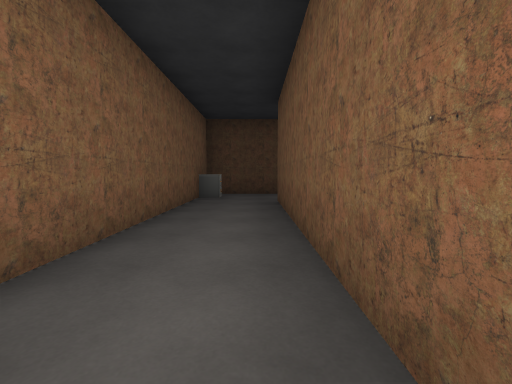
View 1 (above)

24 first-person views from a walk through a 3-D level made in the Unity game engine. The camera is 1.3 m above the floor, tilts 4° down and sees 85° across. The floor is counted in squares, 2 m on a side. Each view is taken from the middle of a square. On the plan, view 1 faces up. The plan holds only what a view shows up to about 9 squares ahead; the rest is blank. The place goes on beyond the plan. The player character is not drawn. Some surface patterns are stand-ins.

View 2
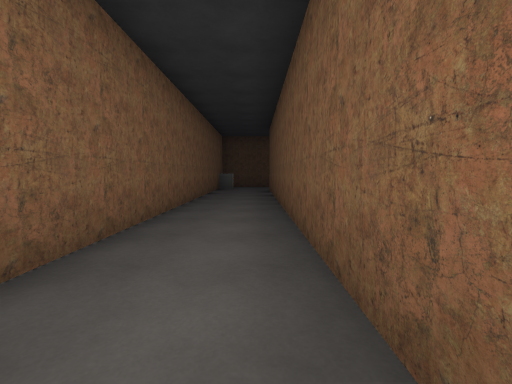

View 3
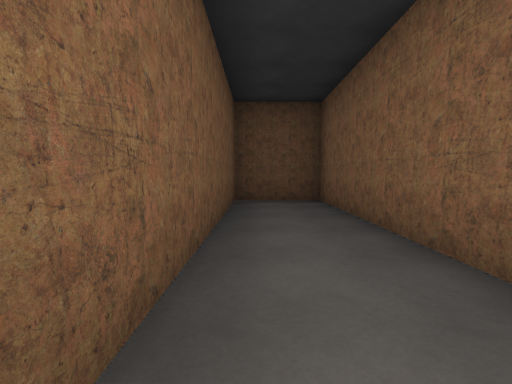

View 4
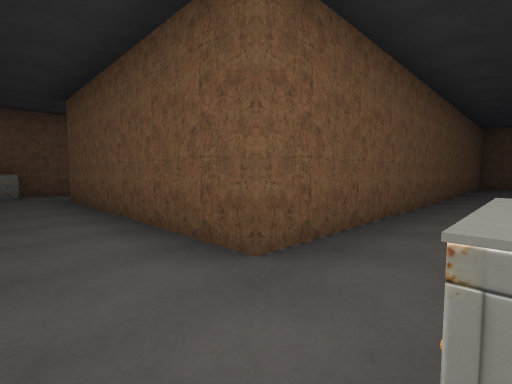

View 5
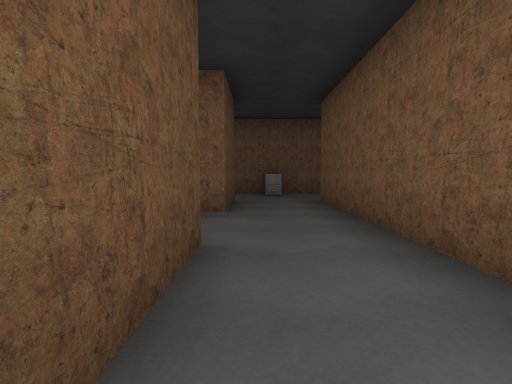

View 6
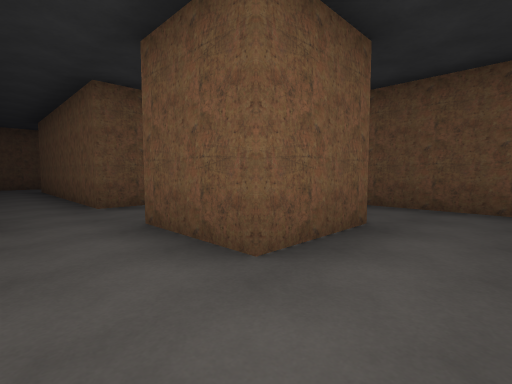

View 7
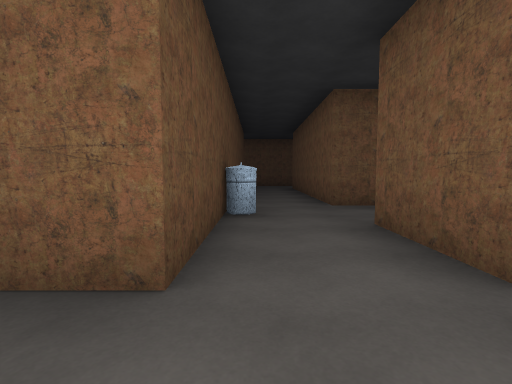

View 8
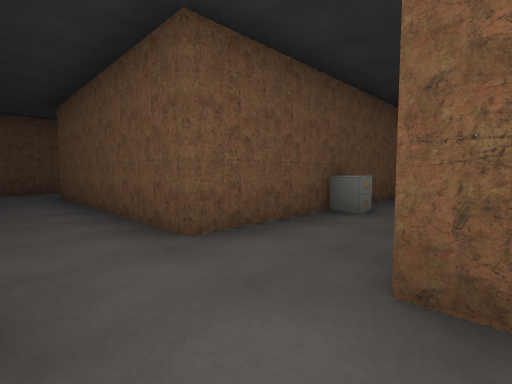

View 9
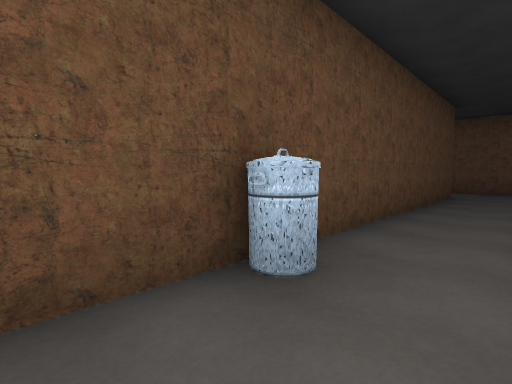

View 10
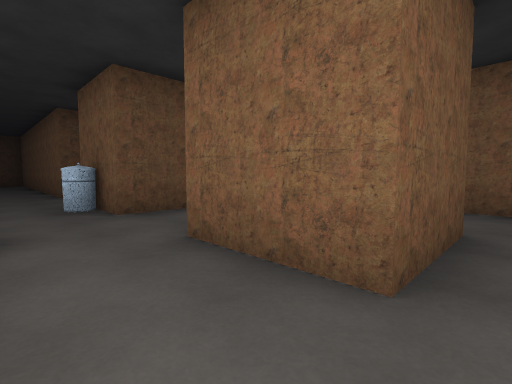

View 11
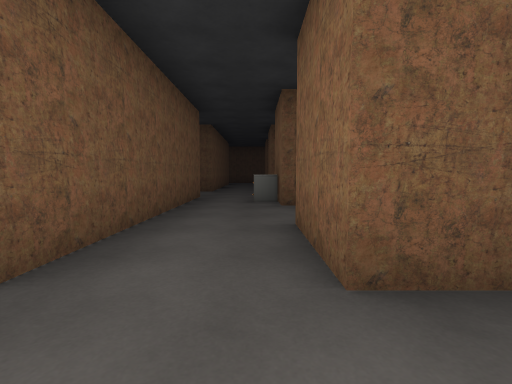

View 12
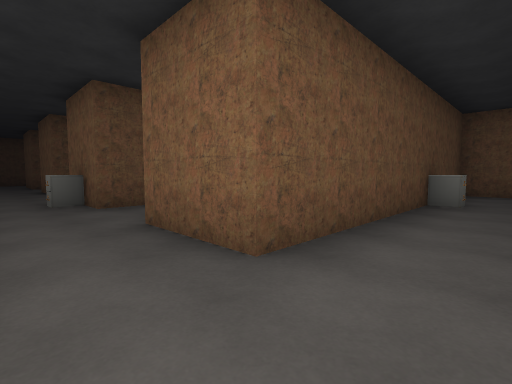

View 13
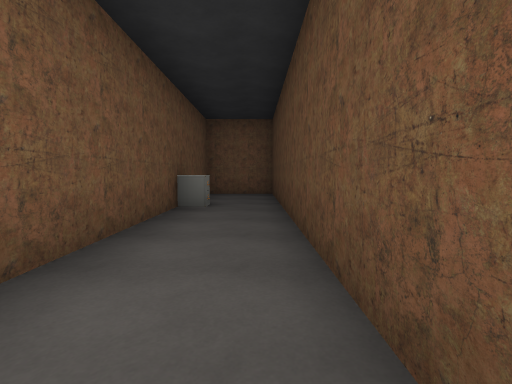

View 14
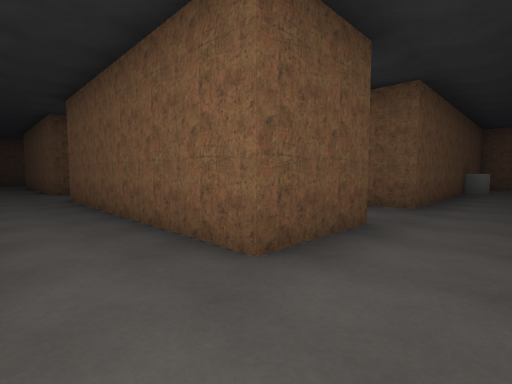

View 15
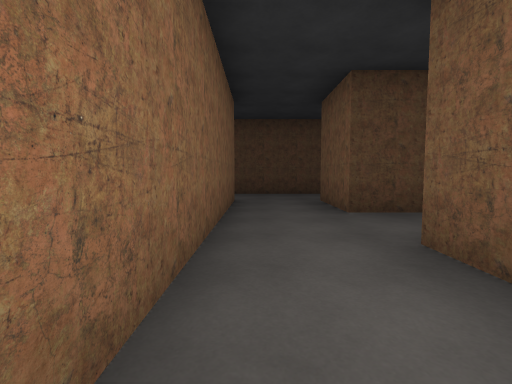

View 16
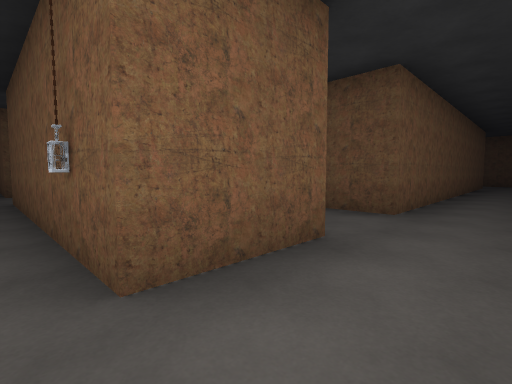

View 17
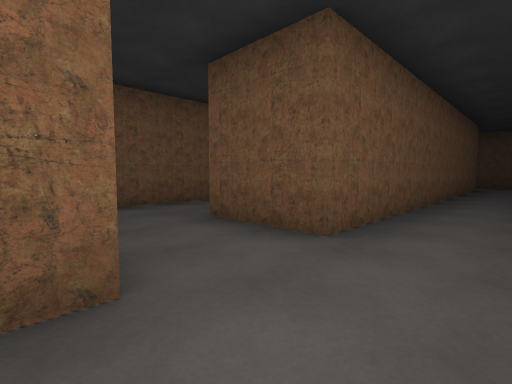

View 18
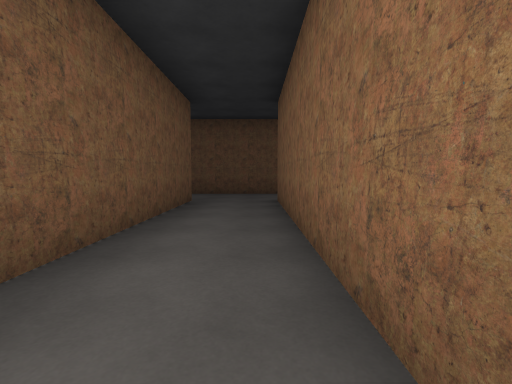

View 19
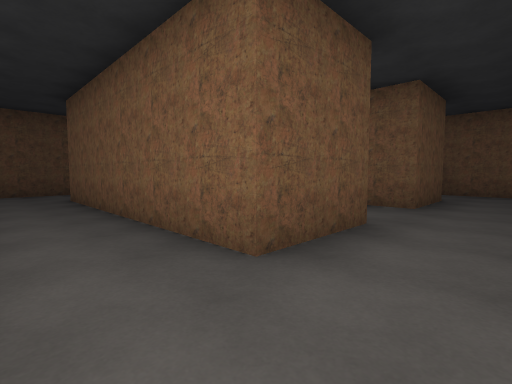

View 20
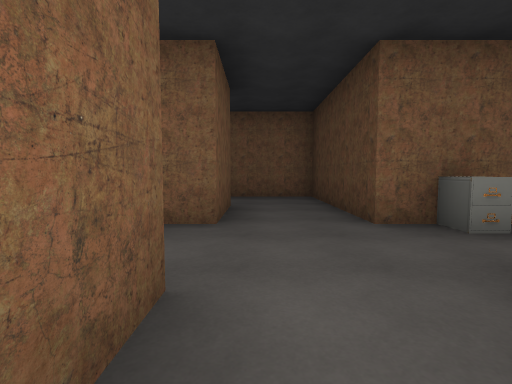

View 21
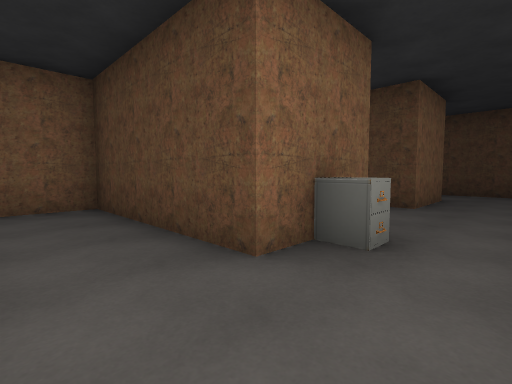

View 22
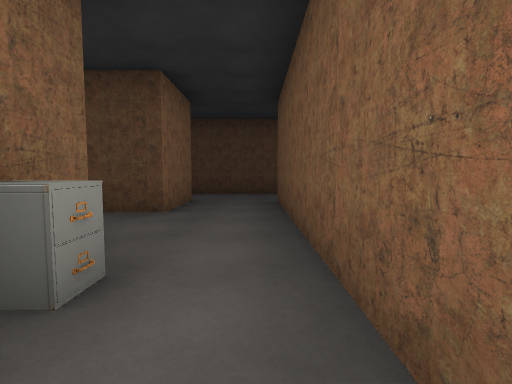

View 23
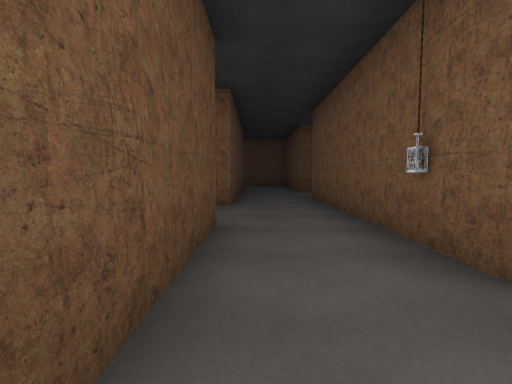

View 24
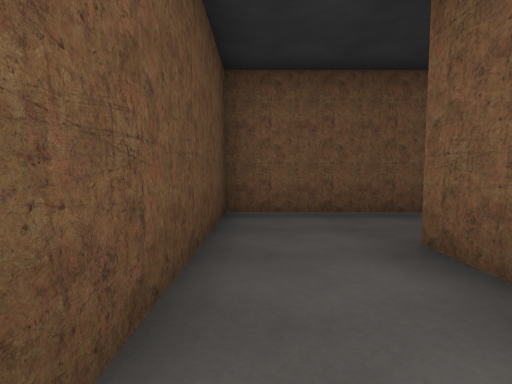

### Floor plan
Ten units are one square. View 1 is at (0, 0); x grows to the right and y downward. Boxes are objects, and circles mark ways between rooms. Rooms are numbered by the first view taken in them; rooms with no view inside come last. Other rooms are left out.
<svg viewBox="-20 -180 290 240">
<path fill="none" stroke="#000" d="M25 -85 -15 -85 -15 55 5 55 5 -65 25 -65M45 -105 65 -105M65 -125 45 -125 45 -135M145 -145 145 -125 65 -125M85 -105 145 -105 145 -85M165 -85 165 -145M165 -145 185 -145M168 -165 68 -165M65 -166 65 -145 145 -145M205 -145 225 -145M225 -165 184 -165M185 -65 185 -5M205 -5 205 -105M180 15 210 15M185 -105 185 -85M205 -105 225 -105M225 -125 205 -125 205 -145M185 -145 185 -105M164 -65 185 -65M25 -65 65 -65M65 -85 45 -85 45 -105M25 -109 25 -101M65 -65 65 -45M65 -105 65 -85M85 -45 85 -105M125 -65 145 -65M145 -85 105 -85 105 -60M225 -145 265 -145M265 -165 245 -165M245 -105 245 -125 225 -125"/>
<rect x="-15" y="-75" width="10" height="10" fill="#bbb"><title>other object</title></rect>
<rect x="65" y="-125" width="10" height="10" fill="#bbb"><title>other object</title></rect>
<rect x="145" y="-95" width="10" height="10" fill="#bbb"><title>other object</title></rect>
<rect x="85" y="-155" width="10" height="10" fill="#bbb"><title>other object</title></rect>
<rect x="65" y="-55" width="10" height="10" fill="#bbb"><title>other object</title></rect>
<rect x="75" y="-75" width="10" height="10" fill="#bbb"><title>other object</title></rect>
<circle cx="15" cy="-75" r="3" fill="#2a7"/>
<circle cx="55" cy="-115" r="3" fill="#2a7"/>
<circle cx="35" cy="-95" r="3" fill="#2a7"/>
<circle cx="155" cy="-135" r="3" fill="#2a7"/>
<circle cx="155" cy="-95" r="3" fill="#2a7"/>
<circle cx="75" cy="-95" r="3" fill="#2a7"/>
<circle cx="175" cy="-155" r="3" fill="#2a7"/>
<circle cx="195" cy="-135" r="3" fill="#2a7"/>
<circle cx="215" cy="-155" r="3" fill="#2a7"/>
<circle cx="195" cy="-95" r="3" fill="#2a7"/>
<circle cx="175" cy="-75" r="3" fill="#2a7"/>
<circle cx="215" cy="-115" r="3" fill="#2a7"/>
<circle cx="135" cy="-75" r="3" fill="#2a7"/>
<circle cx="55" cy="-75" r="3" fill="#2a7"/>
<text x="0" y="-20">1</text>
<text x="40" y="-120">2</text>
<text x="130" y="-120">3</text>
<text x="120" y="-160">4</text>
<text x="200" y="-160">5</text>
<text x="200" y="-40">6</text>
<text x="200" y="-120">7</text>
<text x="160" y="-80">8</text>
<text x="40" y="-80">9</text>
<text x="70" y="-80">10</text>
<text x="120" y="-80">11</text>
<text x="240" y="-160">12</text>
<text x="230" y="-120">13</text>
</svg>
Room 1 opens to room 9. Room 2 opens to room 3. Room 2 opens to room 9. Room 3 opens to room 4. Room 3 opens to room 8. Room 3 opens to room 10. Room 4 opens to room 5. Room 5 opens to room 7. Room 5 opens to room 12. Room 6 opens to room 7. Room 6 opens to room 8. Room 7 opens to room 13. Room 8 opens to room 11. Room 9 opens to room 10.

Where each view was taken, in squares from view 1:
view 1: 0 up, 0 right, facing up
view 2: 4 down, 0 right, facing up
view 3: 1 up, 0 right, facing down
view 4: 8 up, 1 left, facing down-right
view 5: 8 up, 0 right, facing right
view 6: 12 up, 3 right, facing down-right
view 7: 12 up, 3 right, facing right
view 8: 12 up, 6 right, facing down-right
view 9: 11 up, 6 right, facing up-right
view 10: 11 up, 8 right, facing down-left
view 11: 16 up, 15 right, facing down
view 12: 16 up, 16 right, facing down-left
view 13: 16 up, 15 right, facing left
view 14: 16 up, 20 right, facing down-left
view 15: 8 up, 19 right, facing up
view 16: 15 up, 19 right, facing down-right
view 17: 13 up, 19 right, facing down-right
view 18: 7 up, 19 right, facing down
view 19: 8 up, 20 right, facing down-left
view 20: 7 up, 18 right, facing left
view 21: 7 up, 16 right, facing up-left
view 22: 8 up, 16 right, facing up
view 23: 16 up, 19 right, facing right
view 24: 12 up, 20 right, facing right
